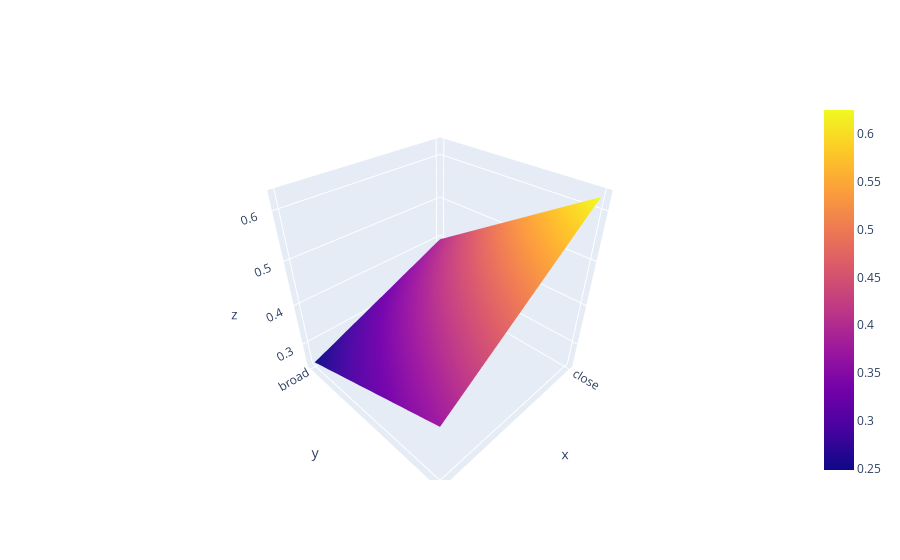

The notebook cell saved with this chart:
### Code cell
import plotly.graph_objs as go

surface = go.Surface(
    x=pdp3.columns,
    y=pdp3.index,
    z=pdp3.values
)

fig = go.Figure(surface)
fig.show()

### Figure 1 — Plotly figure (JSON) as saved in the notebook; plotly's stock layout.template omitted (floating-point values rounded to 4 significant figures)
{"data": [{"type": "surface", "x": ["close", "crowded"], "y": ["broad", "narrow"], "z": [[0.3983, 0.2485], [0.6249, 0.3748]]}], "layout": {}}
